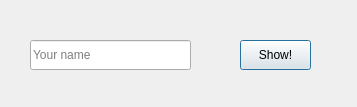
<?xml version="1.0" encoding="UTF-8"?>
<ui version="4.0">
 <class>mainDialog</class>
 <widget class="QDialog" name="mainDialog">
  <property name="geometry">
   <rect>
    <x>0</x>
    <y>0</y>
    <width>357</width>
    <height>107</height>
   </rect>
  </property>
  <property name="windowTitle">
   <string>Main Dialog</string>
  </property>
  <widget class="QLineEdit" name="nameEdit">
   <property name="geometry">
    <rect>
     <x>30</x>
     <y>40</y>
     <width>161</width>
     <height>30</height>
    </rect>
   </property>
   <property name="placeholderText">
    <string>Your name</string>
   </property>
  </widget>
  <widget class="QPushButton" name="showButton">
   <property name="geometry">
    <rect>
     <x>240</x>
     <y>40</y>
     <width>71</width>
     <height>30</height>
    </rect>
   </property>
   <property name="text">
    <string>Show!</string>
   </property>
  </widget>
 </widget>
 <resources/>
 <connections/>
</ui>
